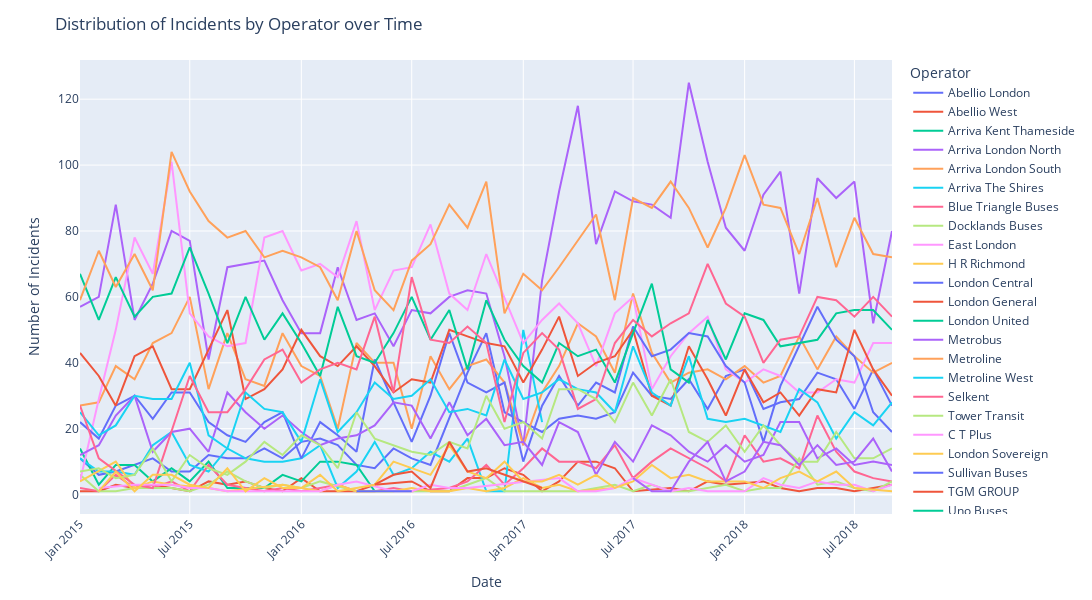

Source (notebook cell):
### Code cell
# Criar um gráfico de linha interativo com o plotly
fig = px.line(spark.sql(query).toPandas(), x='yearMonth', y='incidentCount', color='operator',
              labels={'yearMonth': 'Date', 'incidentCount': 'Number of Incidents', 'operator': 'Operator'})

# Personalizar o layout do gráfico
fig.update_layout(title='Distribution of Incidents by Operator over Time',
                  xaxis_tickangle=-45, legend_title_text='Operator', width=1200, height=600)

# Mostrar o gráfico interativo
fig.show()

### Figure 1 — Plotly figure (JSON) as saved in the notebook; plotly's stock layout.template omitted (floating-point values rounded to 4 significant figures)
{"data": [{"hovertemplate": "Operator=Abellio London<br>Date=%{x}<br>Number of Incidents=%{y}<extra></extra>", "legendgroup": "Abellio London", "line": {"color": "#636efa", "dash": "solid"}, "marker": {"symbol": "circle"}, "mode": "lines", "name": "Abellio London", "orientation": "v", "showlegend": true, "type": "scatter", "x": ["2015-1", "2015-2", "2015-3", "2015-4", "2015-5", "2015-6", "2015-7", "2015-8", "2015-9", "2015-10", "2015-11", "2015-12", "2016-1", "2016-2", "2016-3", "2016-4", "2016-5", "2016-6", "2016-7", "2016-8", "2016-9", "2016-10", "2016-11", "2016-12", "2017-1", "2017-2", "2017-3", "2017-4", "2017-5", "2017-6", "2017-7", "2017-8", "2017-9", "2017-10", "2017-11", "2017-12", "2018-1", "2018-2", "2018-3", "2018-4", "2018-5", "2018-6", "2018-7", "2018-8", "2018-9"], "xaxis": "x", "y": [11, 6, 7, 9, 11, 7, 7, 12, 11, 11, 14, 11, 16, 17, 15, 9, 8, 14, 11, 9, 23, 37, 49, 25, 22, 19, 23, 24, 23, 25, 37, 30, 29, 35, 26, 36, 38, 26, 28, 29, 37, 35, 26, 38, 27], "yaxis": "y"}, {"hovertemplate": "Operator=Abellio West<br>Date=%{x}<br>Number of Incidents=%{y}<extra></extra>", "legendgroup": "Abellio West", "line": {"color": "#EF553B", "dash": "solid"}, "marker": {"symbol": "circle"}, "mode": "lines", "name": "Abellio West", "orientation": "v", "showlegend": true, "type": "scatter", "x": ["2015-1", "2015-2", "2015-3", "2015-4", "2015-5", "2015-6", "2015-7", "2015-8", "2015-9", "2015-10", "2015-11", "2015-12", "2016-1", "2016-2", "2016-4", "2016-5", "2016-7", "2016-8", "2016-9", "2016-10", "2016-11", "2016-12", "2017-1", "2017-2", "2017-3", "2017-4", "2017-5", "2017-6", "2017-7", "2017-9", "2017-10", "2017-11", "2017-12", "2018-2", "2018-3", "2018-4", "2018-5", "2018-6", "2018-7", "2018-9"], "xaxis": "x", "y": [1, 1, 3, 2, 3, 2, 1, 4, 3, 4, 2, 1, 5, 1, 1, 3, 4, 1, 1, 5, 5, 8, 6, 1, 4, 10, 10, 8, 1, 2, 1, 4, 3, 4, 2, 1, 2, 2, 1, 3], "yaxis": "y"}, {"hovertemplate": "Operator=Arriva Kent Thameside<br>Date=%{x}<br>Number of Incidents=%{y}<extra></extra>", "legendgroup": "Arriva Kent Thameside", "line": {"color": "#00cc96", "dash": "solid"}, "marker": {"symbol": "circle"}, "mode": "lines", "name": "Arriva Kent Thameside", "orientation": "v", "showlegend": true, "type": "scatter", "x": ["2015-1", "2015-2", "2015-3", "2015-4", "2015-5", "2015-6", "2015-7", "2015-8", "2015-9", "2015-10", "2015-11", "2015-12", "2016-1", "2016-2", "2016-3", "2016-4", "2016-5"], "xaxis": "x", "y": [14, 3, 9, 9, 4, 8, 4, 10, 2, 2, 2, 6, 4, 10, 10, 9, 1], "yaxis": "y"}, {"hovertemplate": "Operator=Arriva London North<br>Date=%{x}<br>Number of Incidents=%{y}<extra></extra>", "legendgroup": "Arriva London North", "line": {"color": "#ab63fa", "dash": "solid"}, "marker": {"symbol": "circle"}, "mode": "lines", "name": "Arriva London North", "orientation": "v", "showlegend": true, "type": "scatter", "x": ["2015-1", "2015-2", "2015-3", "2015-4", "2015-5", "2015-6", "2015-7", "2015-8", "2015-9", "2015-10", "2015-11", "2015-12", "2016-1", "2016-2", "2016-3", "2016-4", "2016-5", "2016-6", "2016-7", "2016-8", "2016-9", "2016-10", "2016-11", "2016-12", "2017-1", "2017-2", "2017-3", "2017-4", "2017-5", "2017-6", "2017-7", "2017-8", "2017-9", "2017-10", "2017-11", "2017-12", "2018-1", "2018-2", "2018-3", "2018-4", "2018-5", "2018-6", "2018-7", "2018-8", "2018-9"], "xaxis": "x", "y": [57, 60, 88, 53, 64, 80, 77, 41, 69, 70, 71, 59, 49, 49, 69, 53, 55, 45, 56, 55, 60, 62, 61, 42, 15, 65, 92, 118, 76, 92, 89, 88, 84, 125, 101, 81, 74, 91, 98, 61, 96, 90, 95, 52, 80], "yaxis": "y"}, {"hovertemplate": "Operator=Arriva London South<br>Date=%{x}<br>Number of Incidents=%{y}<extra></extra>", "legendgroup": "Arriva London South", "line": {"color": "#FFA15A", "dash": "solid"}, "marker": {"symbol": "circle"}, "mode": "lines", "name": "Arriva London South", "orientation": "v", "showlegend": true, "type": "scatter", "x": ["2015-1", "2015-2", "2015-3", "2015-4", "2015-5", "2015-6", "2015-7", "2015-8", "2015-9", "2015-10", "2015-11", "2015-12", "2016-1", "2016-2", "2016-3", "2016-4", "2016-5", "2016-6", "2016-7", "2016-8", "2016-9", "2016-10", "2016-11", "2016-12", "2017-1", "2017-2", "2017-3", "2017-4", "2017-5", "2017-6", "2017-7", "2017-8", "2017-9", "2017-10", "2017-11", "2017-12", "2018-1", "2018-2", "2018-3", "2018-4", "2018-5", "2018-6", "2018-7", "2018-8", "2018-9"], "xaxis": "x", "y": [27, 28, 39, 35, 46, 49, 60, 32, 49, 35, 33, 49, 39, 36, 20, 46, 40, 40, 20, 42, 32, 39, 41, 34, 15, 31, 39, 52, 48, 37, 61, 43, 34, 37, 38, 35, 39, 34, 36, 48, 38, 48, 42, 37, 40], "yaxis": "y"}, {"hovertemplate": "Operator=Arriva The Shires<br>Date=%{x}<br>Number of Incidents=%{y}<extra></extra>", "legendgroup": "Arriva The Shires", "line": {"color": "#19d3f3", "dash": "solid"}, "marker": {"symbol": "circle"}, "mode": "lines", "name": "Arriva The Shires", "orientation": "v", "showlegend": true, "type": "scatter", "x": ["2015-1", "2015-2", "2015-3", "2015-4", "2015-5", "2015-6", "2015-7", "2015-8", "2015-9", "2015-10", "2015-11", "2015-12", "2016-1", "2016-2", "2016-3", "2016-4", "2016-5", "2016-6", "2016-7", "2016-8", "2016-9", "2016-10", "2016-11", "2016-12", "2017-1", "2017-2"], "xaxis": "x", "y": [11, 7, 7, 6, 15, 19, 9, 7, 14, 11, 10, 10, 11, 15, 2, 7, 16, 6, 8, 13, 10, 17, 1, 1, 50, 22], "yaxis": "y"}, {"hovertemplate": "Operator=Blue Triangle Buses<br>Date=%{x}<br>Number of Incidents=%{y}<extra></extra>", "legendgroup": "Blue Triangle Buses", "line": {"color": "#FF6692", "dash": "solid"}, "marker": {"symbol": "circle"}, "mode": "lines", "name": "Blue Triangle Buses", "orientation": "v", "showlegend": true, "type": "scatter", "x": ["2015-1", "2015-2", "2015-3", "2015-4", "2015-5", "2015-6", "2015-7", "2015-8", "2015-9", "2015-10", "2015-11", "2015-12", "2016-1", "2016-2", "2016-3", "2016-4", "2016-5", "2016-6", "2016-7", "2016-9", "2016-10", "2016-11", "2016-12", "2017-1", "2017-2", "2017-3", "2017-4", "2017-5", "2017-6", "2017-7", "2017-8", "2017-9", "2017-10", "2017-11", "2017-12", "2018-1", "2018-2", "2018-3", "2018-4", "2018-5", "2018-6", "2018-7", "2018-8", "2018-9"], "xaxis": "x", "y": [2, 1, 6, 2, 2, 4, 1, 9, 3, 2, 1, 2, 1, 2, 3, 1, 1, 2, 1, 2, 4, 9, 3, 8, 14, 10, 10, 8, 15, 5, 10, 14, 11, 8, 4, 18, 10, 11, 8, 24, 13, 7, 5, 4], "yaxis": "y"}, {"hovertemplate": "Operator=Docklands Buses<br>Date=%{x}<br>Number of Incidents=%{y}<extra></extra>", "legendgroup": "Docklands Buses", "line": {"color": "#B6E880", "dash": "solid"}, "marker": {"symbol": "circle"}, "mode": "lines", "name": "Docklands Buses", "orientation": "v", "showlegend": true, "type": "scatter", "x": ["2015-1", "2015-2", "2015-3", "2015-4", "2015-5", "2015-6", "2015-7", "2015-8", "2015-9", "2015-10", "2015-11", "2015-12", "2016-1", "2016-2", "2016-4", "2016-7", "2016-8", "2016-9", "2016-10", "2016-11", "2016-12", "2017-2", "2017-3", "2017-4", "2017-6", "2017-7", "2017-8", "2017-9", "2017-10", "2017-11", "2017-12", "2018-1", "2018-2", "2018-3", "2018-4", "2018-5", "2018-6", "2018-7", "2018-8", "2018-9"], "xaxis": "x", "y": [6, 1, 1, 2, 2, 2, 1, 3, 7, 4, 2, 3, 2, 4, 1, 1, 1, 1, 3, 5, 1, 1, 1, 1, 3, 1, 3, 1, 1, 2, 3, 1, 2, 2, 11, 3, 4, 2, 1, 4], "yaxis": "y"}, {"hovertemplate": "Operator=East London<br>Date=%{x}<br>Number of Incidents=%{y}<extra></extra>", "legendgroup": "East London", "line": {"color": "#FF97FF", "dash": "solid"}, "marker": {"symbol": "circle"}, "mode": "lines", "name": "East London", "orientation": "v", "showlegend": true, "type": "scatter", "x": ["2015-1", "2015-2", "2015-3", "2015-4", "2015-5", "2015-6", "2015-7", "2015-8", "2015-9", "2015-10", "2015-11", "2015-12", "2016-1", "2016-2", "2016-3", "2016-4", "2016-5", "2016-6", "2016-7", "2016-8", "2016-9", "2016-10", "2016-11", "2016-12", "2017-1", "2017-2", "2017-3", "2017-4", "2017-5", "2017-6", "2017-7", "2017-8", "2017-9", "2017-10", "2017-11", "2017-12", "2018-1", "2018-2", "2018-3", "2018-4", "2018-5", "2018-6", "2018-7", "2018-8", "2018-9"], "xaxis": "x", "y": [4, 29, 50, 78, 67, 101, 55, 48, 45, 46, 78, 80, 68, 70, 66, 83, 56, 68, 69, 82, 61, 56, 73, 60, 46, 53, 58, 52, 39, 55, 60, 32, 42, 49, 54, 38, 34, 38, 36, 31, 31, 35, 34, 46, 46], "yaxis": "y"}, {"hovertemplate": "Operator=H R Richmond<br>Date=%{x}<br>Number of Incidents=%{y}<extra></extra>", "legendgroup": "H R Richmond", "line": {"color": "#FECB52", "dash": "solid"}, "marker": {"symbol": "circle"}, "mode": "lines", "name": "H R Richmond", "orientation": "v", "showlegend": true, "type": "scatter", "x": ["2015-1", "2015-3", "2015-4", "2015-5", "2015-6", "2015-8", "2015-9", "2015-12", "2016-1", "2016-2", "2016-3", "2016-4", "2016-6", "2016-7", "2016-8", "2016-9", "2016-10", "2016-11", "2016-12", "2017-1", "2017-2", "2017-3", "2017-4", "2017-6"], "xaxis": "x", "y": [4, 10, 2, 4, 3, 2, 1, 3, 2, 1, 3, 1, 1, 2, 1, 1, 2, 1, 2, 5, 2, 3, 1, 2], "yaxis": "y"}, {"hovertemplate": "Operator=London Central<br>Date=%{x}<br>Number of Incidents=%{y}<extra></extra>", "legendgroup": "London Central", "line": {"color": "#636efa", "dash": "solid"}, "marker": {"symbol": "circle"}, "mode": "lines", "name": "London Central", "orientation": "v", "showlegend": true, "type": "scatter", "x": ["2015-1", "2015-2", "2015-3", "2015-4", "2015-5", "2015-6", "2015-7", "2015-8", "2015-9", "2015-10", "2015-11", "2015-12", "2016-1", "2016-2", "2016-3", "2016-4", "2016-5", "2016-6", "2016-7", "2016-8", "2016-9", "2016-10", "2016-11", "2016-12", "2017-1", "2017-2", "2017-3", "2017-4", "2017-5", "2017-6", "2017-7", "2017-8", "2017-9", "2017-10", "2017-11", "2017-12", "2018-1", "2018-2", "2018-3", "2018-4", "2018-5", "2018-6", "2018-7", "2018-8", "2018-9"], "xaxis": "x", "y": [22, 17, 27, 30, 23, 31, 31, 22, 18, 16, 22, 25, 11, 22, 18, 13, 41, 28, 16, 30, 49, 34, 31, 34, 10, 27, 36, 27, 34, 31, 51, 42, 44, 49, 48, 39, 34, 16, 33, 45, 57, 47, 42, 25, 19], "yaxis": "y"}, {"hovertemplate": "Operator=London General<br>Date=%{x}<br>Number of Incidents=%{y}<extra></extra>", "legendgroup": "London General", "line": {"color": "#EF553B", "dash": "solid"}, "marker": {"symbol": "circle"}, "mode": "lines", "name": "London General", "orientation": "v", "showlegend": true, "type": "scatter", "x": ["2015-1", "2015-2", "2015-3", "2015-4", "2015-5", "2015-6", "2015-7", "2015-8", "2015-9", "2015-10", "2015-11", "2015-12", "2016-1", "2016-2", "2016-3", "2016-4", "2016-5", "2016-6", "2016-7", "2016-8", "2016-9", "2016-10", "2016-11", "2016-12", "2017-1", "2017-2", "2017-3", "2017-4", "2017-5", "2017-6", "2017-7", "2017-8", "2017-9", "2017-10", "2017-11", "2017-12", "2018-1", "2018-2", "2018-3", "2018-4", "2018-5", "2018-6", "2018-7", "2018-8", "2018-9"], "xaxis": "x", "y": [43, 36, 27, 42, 45, 32, 32, 44, 56, 29, 32, 38, 50, 42, 39, 45, 39, 31, 35, 34, 50, 48, 46, 45, 34, 44, 54, 36, 40, 42, 50, 30, 27, 45, 35, 24, 38, 28, 31, 24, 32, 31, 50, 38, 30], "yaxis": "y"}, {"hovertemplate": "Operator=London United<br>Date=%{x}<br>Number of Incidents=%{y}<extra></extra>", "legendgroup": "London United", "line": {"color": "#00cc96", "dash": "solid"}, "marker": {"symbol": "circle"}, "mode": "lines", "name": "London United", "orientation": "v", "showlegend": true, "type": "scatter", "x": ["2015-1", "2015-2", "2015-3", "2015-4", "2015-5", "2015-6", "2015-7", "2015-8", "2015-9", "2015-10", "2015-11", "2015-12", "2016-1", "2016-2", "2016-3", "2016-4", "2016-5", "2016-6", "2016-7", "2016-8", "2016-9", "2016-10", "2016-11", "2016-12", "2017-1", "2017-2", "2017-3", "2017-4", "2017-5", "2017-6", "2017-7", "2017-8", "2017-9", "2017-10", "2017-11", "2017-12", "2018-1", "2018-2", "2018-3", "2018-4", "2018-5", "2018-6", "2018-7", "2018-8", "2018-9"], "xaxis": "x", "y": [67, 53, 66, 54, 60, 61, 75, 61, 46, 60, 47, 55, 46, 36, 57, 42, 40, 49, 60, 47, 56, 38, 59, 47, 39, 34, 46, 42, 44, 34, 49, 64, 38, 34, 53, 41, 55, 53, 45, 46, 47, 55, 56, 56, 50], "yaxis": "y"}, {"hovertemplate": "Operator=Metrobus<br>Date=%{x}<br>Number of Incidents=%{y}<extra></extra>", "legendgroup": "Metrobus", "line": {"color": "#ab63fa", "dash": "solid"}, "marker": {"symbol": "circle"}, "mode": "lines", "name": "Metrobus", "orientation": "v", "showlegend": true, "type": "scatter", "x": ["2015-1", "2015-2", "2015-3", "2015-4", "2015-5", "2015-6", "2015-7", "2015-8", "2015-9", "2015-10", "2015-11", "2015-12", "2016-1", "2016-2", "2016-3", "2016-4", "2016-5", "2016-6", "2016-7", "2016-8", "2016-9", "2016-10", "2016-11", "2016-12", "2017-1", "2017-2", "2017-3", "2017-4", "2017-5", "2017-6", "2017-7", "2017-8", "2017-9", "2017-10", "2017-11", "2017-12", "2018-1", "2018-2", "2018-3", "2018-4", "2018-5", "2018-6", "2018-7", "2018-8", "2018-9"], "xaxis": "x", "y": [12, 15, 24, 30, 13, 19, 20, 13, 31, 25, 20, 24, 19, 15, 17, 18, 21, 28, 27, 17, 28, 18, 23, 15, 16, 9, 22, 19, 6, 16, 10, 21, 18, 13, 10, 15, 10, 12, 22, 22, 11, 14, 9, 10, 9], "yaxis": "y"}, {"hovertemplate": "Operator=Metroline<br>Date=%{x}<br>Number of Incidents=%{y}<extra></extra>", "legendgroup": "Metroline", "line": {"color": "#FFA15A", "dash": "solid"}, "marker": {"symbol": "circle"}, "mode": "lines", "name": "Metroline", "orientation": "v", "showlegend": true, "type": "scatter", "x": ["2015-1", "2015-2", "2015-3", "2015-4", "2015-5", "2015-6", "2015-7", "2015-8", "2015-9", "2015-10", "2015-11", "2015-12", "2016-1", "2016-2", "2016-3", "2016-4", "2016-5", "2016-6", "2016-7", "2016-8", "2016-9", "2016-10", "2016-11", "2016-12", "2017-1", "2017-2", "2017-3", "2017-4", "2017-5", "2017-6", "2017-7", "2017-8", "2017-9", "2017-10", "2017-11", "2017-12", "2018-1", "2018-2", "2018-3", "2018-4", "2018-5", "2018-6", "2018-7", "2018-8", "2018-9"], "xaxis": "x", "y": [59, 74, 63, 73, 62, 104, 92, 83, 78, 80, 72, 74, 72, 69, 59, 80, 62, 56, 71, 76, 88, 81, 95, 55, 67, 62, 69, 77, 85, 59, 90, 87, 95, 87, 75, 87, 103, 88, 87, 73, 90, 69, 84, 73, 72], "yaxis": "y"}, {"hovertemplate": "Operator=Metroline West<br>Date=%{x}<br>Number of Incidents=%{y}<extra></extra>", "legendgroup": "Metroline West", "line": {"color": "#19d3f3", "dash": "solid"}, "marker": {"symbol": "circle"}, "mode": "lines", "name": "Metroline West", "orientation": "v", "showlegend": true, "type": "scatter", "x": ["2015-1", "2015-2", "2015-3", "2015-4", "2015-5", "2015-6", "2015-7", "2015-8", "2015-9", "2015-10", "2015-11", "2015-12", "2016-1", "2016-2", "2016-3", "2016-4", "2016-5", "2016-6", "2016-7", "2016-8", "2016-9", "2016-10", "2016-11", "2016-12", "2017-1", "2017-2", "2017-3", "2017-4", "2017-5", "2017-6", "2017-7", "2017-8", "2017-9", "2017-10", "2017-11", "2017-12", "2018-1", "2018-2", "2018-3", "2018-4", "2018-5", "2018-6", "2018-7", "2018-8", "2018-9"], "xaxis": "x", "y": [25, 18, 21, 30, 29, 29, 40, 18, 14, 31, 26, 25, 16, 35, 19, 25, 34, 29, 30, 35, 25, 26, 24, 41, 29, 31, 35, 32, 31, 25, 45, 31, 27, 42, 23, 22, 23, 21, 19, 32, 28, 17, 25, 21, 28], "yaxis": "y"}, {"hovertemplate": "Operator=Selkent<br>Date=%{x}<br>Number of Incidents=%{y}<extra></extra>", "legendgroup": "Selkent", "line": {"color": "#FF6692", "dash": "solid"}, "marker": {"symbol": "circle"}, "mode": "lines", "name": "Selkent", "orientation": "v", "showlegend": true, "type": "scatter", "x": ["2015-1", "2015-2", "2015-4", "2015-5", "2015-7", "2015-8", "2015-9", "2015-10", "2015-11", "2015-12", "2016-1", "2016-2", "2016-3", "2016-4", "2016-5", "2016-6", "2016-7", "2016-8", "2016-9", "2016-10", "2016-11", "2016-12", "2017-1", "2017-2", "2017-3", "2017-4", "2017-5", "2017-6", "2017-7", "2017-8", "2017-9", "2017-10", "2017-11", "2017-12", "2018-1", "2018-2", "2018-3", "2018-4", "2018-5", "2018-6", "2018-7", "2018-8", "2018-9"], "xaxis": "x", "y": [27, 11, 3, 2, 36, 25, 25, 32, 41, 44, 34, 38, 40, 38, 54, 31, 66, 47, 46, 51, 46, 22, 43, 49, 44, 26, 29, 46, 53, 48, 52, 55, 70, 58, 54, 40, 47, 48, 60, 59, 54, 60, 54], "yaxis": "y"}, {"hovertemplate": "Operator=Tower Transit<br>Date=%{x}<br>Number of Incidents=%{y}<extra></extra>", "legendgroup": "Tower Transit", "line": {"color": "#B6E880", "dash": "solid"}, "marker": {"symbol": "circle"}, "mode": "lines", "name": "Tower Transit", "orientation": "v", "showlegend": true, "type": "scatter", "x": ["2015-1", "2015-2", "2015-3", "2015-4", "2015-5", "2015-6", "2015-7", "2015-8", "2015-9", "2015-10", "2015-11", "2015-12", "2016-1", "2016-2", "2016-3", "2016-4", "2016-5", "2016-6", "2016-7", "2016-8", "2016-9", "2016-10", "2016-11", "2016-12", "2017-1", "2017-2", "2017-3", "2017-4", "2017-5", "2017-6", "2017-7", "2017-8", "2017-9", "2017-10", "2017-11", "2017-12", "2018-1", "2018-2", "2018-3", "2018-4", "2018-5", "2018-6", "2018-7", "2018-8", "2018-9"], "xaxis": "x", "y": [7, 8, 5, 6, 14, 4, 12, 8, 6, 10, 16, 12, 18, 15, 8, 25, 17, 15, 13, 12, 16, 14, 30, 20, 22, 17, 32, 32, 29, 22, 34, 24, 35, 19, 16, 21, 13, 21, 15, 10, 10, 19, 11, 11, 14], "yaxis": "y"}, {"hovertemplate": "Operator=C T Plus<br>Date=%{x}<br>Number of Incidents=%{y}<extra></extra>", "legendgroup": "C T Plus", "line": {"color": "#FF97FF", "dash": "solid"}, "marker": {"symbol": "circle"}, "mode": "lines", "name": "C T Plus", "orientation": "v", "showlegend": true, "type": "scatter", "x": ["2015-2", "2015-4", "2015-6", "2015-7", "2015-8", "2015-9", "2015-10", "2015-11", "2016-1", "2016-2", "2016-3", "2016-4", "2016-6", "2016-7", "2016-8", "2016-9", "2016-10", "2017-3", "2017-4", "2017-5", "2017-6", "2017-7", "2017-9", "2017-10", "2017-11", "2017-12", "2018-1", "2018-2", "2018-3", "2018-4", "2018-5", "2018-6", "2018-7", "2018-8", "2018-9"], "xaxis": "x", "y": [2, 3, 3, 2, 2, 1, 1, 1, 1, 1, 3, 4, 1, 1, 3, 2, 2, 5, 1, 1, 2, 5, 1, 2, 1, 1, 1, 5, 3, 2, 4, 3, 3, 1, 3], "yaxis": "y"}, {"hovertemplate": "Operator=London Sovereign<br>Date=%{x}<br>Number of Incidents=%{y}<extra></extra>", "legendgroup": "London Sovereign", "line": {"color": "#FECB52", "dash": "solid"}, "marker": {"symbol": "circle"}, "mode": "lines", "name": "London Sovereign", "orientation": "v", "showlegend": true, "type": "scatter", "x": ["2015-2", "2015-3", "2015-4", "2015-5", "2015-6", "2015-7", "2015-8", "2015-9", "2015-10", "2015-11", "2015-12", "2016-1", "2016-2", "2016-3", "2016-4", "2016-5", "2016-6", "2016-7", "2016-8", "2016-9", "2016-10", "2016-11", "2016-12", "2017-1", "2017-2", "2017-3", "2017-4", "2017-5", "2017-6", "2017-7", "2017-8", "2017-9", "2017-10", "2017-11", "2017-12", "2018-1", "2018-2", "2018-3", "2018-4", "2018-5", "2018-6", "2018-7", "2018-9"], "xaxis": "x", "y": [1, 7, 1, 6, 6, 3, 2, 8, 1, 5, 2, 2, 6, 1, 2, 3, 10, 8, 6, 15, 7, 5, 10, 4, 4, 6, 3, 6, 2, 4, 9, 5, 6, 4, 4, 4, 2, 5, 7, 4, 7, 2, 1], "yaxis": "y"}, {"hovertemplate": "Operator=Sullivan Buses<br>Date=%{x}<br>Number of Incidents=%{y}<extra></extra>", "legendgroup": "Sullivan Buses", "line": {"color": "#636efa", "dash": "solid"}, "marker": {"symbol": "circle"}, "mode": "lines", "name": "Sullivan Buses", "orientation": "v", "showlegend": true, "type": "scatter", "x": ["2016-4", "2016-7"], "xaxis": "x", "y": [1, 1], "yaxis": "y"}, {"hovertemplate": "Operator=TGM GROUP<br>Date=%{x}<br>Number of Incidents=%{y}<extra></extra>", "legendgroup": "TGM GROUP", "line": {"color": "#EF553B", "dash": "solid"}, "marker": {"symbol": "circle"}, "mode": "lines", "name": "TGM GROUP", "orientation": "v", "showlegend": true, "type": "scatter", "x": ["2016-5", "2016-6", "2016-7", "2016-8", "2016-9", "2016-10", "2016-11", "2016-12", "2017-1", "2017-2"], "xaxis": "x", "y": [3, 6, 7, 2, 16, 7, 8, 6, 4, 2], "yaxis": "y"}, {"hovertemplate": "Operator=Uno Buses<br>Date=%{x}<br>Number of Incidents=%{y}<extra></extra>", "legendgroup": "Uno Buses", "line": {"color": "#00cc96", "dash": "solid"}, "marker": {"symbol": "circle"}, "mode": "lines", "name": "Uno Buses", "orientation": "v", "showlegend": true, "type": "scatter", "x": ["2017-5"], "xaxis": "x", "y": [1], "yaxis": "y"}, {"hovertemplate": "Operator=Quality Line<br>Date=%{x}<br>Number of Incidents=%{y}<extra></extra>", "legendgroup": "Quality Line", "line": {"color": "#ab63fa", "dash": "solid"}, "marker": {"symbol": "circle"}, "mode": "lines", "name": "Quality Line", "orientation": "v", "showlegend": true, "type": "scatter", "x": ["2017-7", "2017-8", "2017-9", "2017-10", "2017-11", "2017-12", "2018-1", "2018-2", "2018-3", "2018-4", "2018-5", "2018-6", "2018-7", "2018-8", "2018-9"], "xaxis": "x", "y": [5, 1, 1, 10, 16, 4, 7, 16, 15, 9, 15, 9, 10, 17, 7], "yaxis": "y"}, {"hovertemplate": "Operator=Sullivan Bus & Coach<br>Date=%{x}<br>Number of Incidents=%{y}<extra></extra>", "legendgroup": "Sullivan Bus & Coach", "line": {"color": "#FFA15A", "dash": "solid"}, "marker": {"symbol": "circle"}, "mode": "lines", "name": "Sullivan Bus & Coach", "orientation": "v", "showlegend": true, "type": "scatter", "x": ["2018-1"], "xaxis": "x", "y": [1], "yaxis": "y"}], "layout": {"height": 600, "legend": {"title": {"text": "Operator"}, "tracegroupgap": 0}, "margin": {"t": 60}, "title": {"text": "Distribution of Incidents by Operator over Time"}, "width": 1200, "xaxis": {"anchor": "y", "domain": [0, 1], "tickangle": -45, "title": {"text": "Date"}}, "yaxis": {"anchor": "x", "domain": [0, 1], "title": {"text": "Number of Incidents"}}}}
